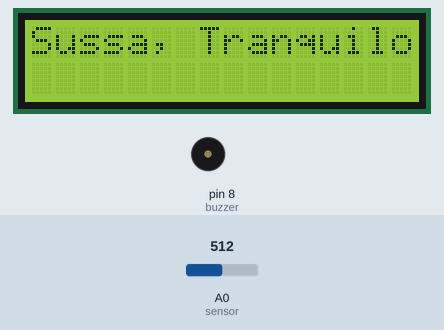
The sketch below on a simulated Arduino Uno, built with avr-gcc and run on an emulated ATmega328P. On the bench: 16×2 character LCD, buzzer (waves = sounding, pin HIGH). The inputs (shaded band) are chosen by the test bench; at power-on: A0 (sensor) = 512. What the sketch prints to the serial monitor is not drawn.

Above: at 1.2 s.
1.3 s: A0 (sensor) set to 794
3.2 s: A0 (sensor) set to 811
At 4.5 s:
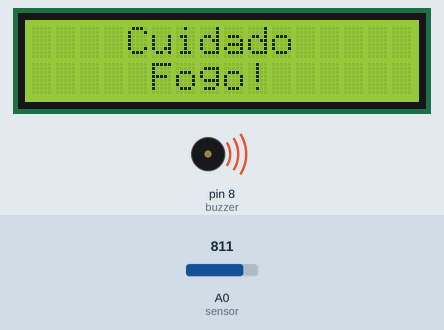
5.5 s: A0 (sensor) set to 790
At 6.4 s:
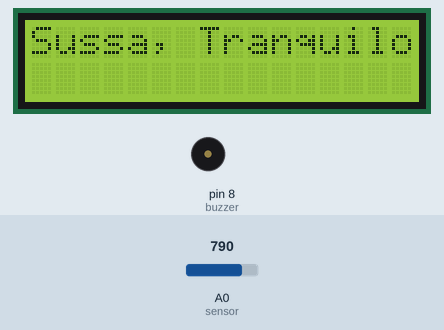
7.5 s: A0 (sensor) set to 810
At 9.5 s:
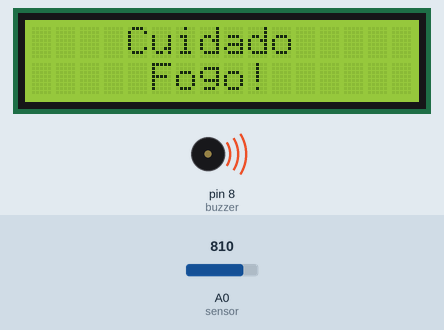
Timing chart, 0 to 10.6 s (numbered marks = the images above; inputs shaded):
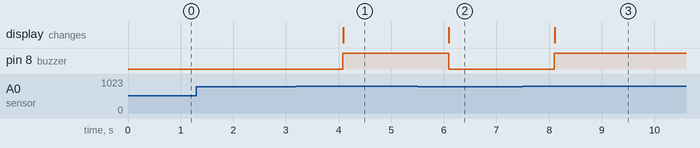

Measured:
- the behaviour switches between 800 and 801 on A0 (sensor) (found by bisection; images 0 and 1)
- after the input at 1.3 s, every drawn part: stays the same
- after the input at 3.2 s, pin 8 (buzzer): LOW → HIGH after 0.88 s; the display: changes after 0.89 s (image 1)
- after the input at 5.5 s, pin 8 (buzzer): HIGH → LOW after 0.59 s; the display: changes after 0.60 s (image 2)
- after the input at 7.5 s, pin 8 (buzzer): LOW → HIGH after 0.60 s; the display: changes after 0.60 s (image 3)

The sketch:

projeto_sensor_gas_buzzer_lcd.ino
```cpp
#include <LiquidCrystal.h>

LiquidCrystal lcd(12, 11, 7, 6, 5, 4);
int buzzer = 8;
int sensor = A0;
int sensorValor = 0;

void setup(){
  pinMode(buzzer, OUTPUT);
  lcd.begin(16, 2);
  Serial.begin(9600);
}

void loop(){

  sensorValor=analogRead(sensor);

  Serial.println(sensorValor, DEC);

  if(sensorValor > 800){
    digitalWrite(buzzer, HIGH);
    lcd.clear();
      lcd.setCursor(4, 0);
      lcd.print("Cuidado");
      lcd.setCursor(5, 1);
      lcd.print("Fogo!");
    delay(1000);
  }
  else{
    digitalWrite(buzzer, LOW);
    lcd.clear();
      lcd.setCursor(0,0);
      lcd.print("Sussa, Tranquilo");
    delay(1000);
  }
}
```
